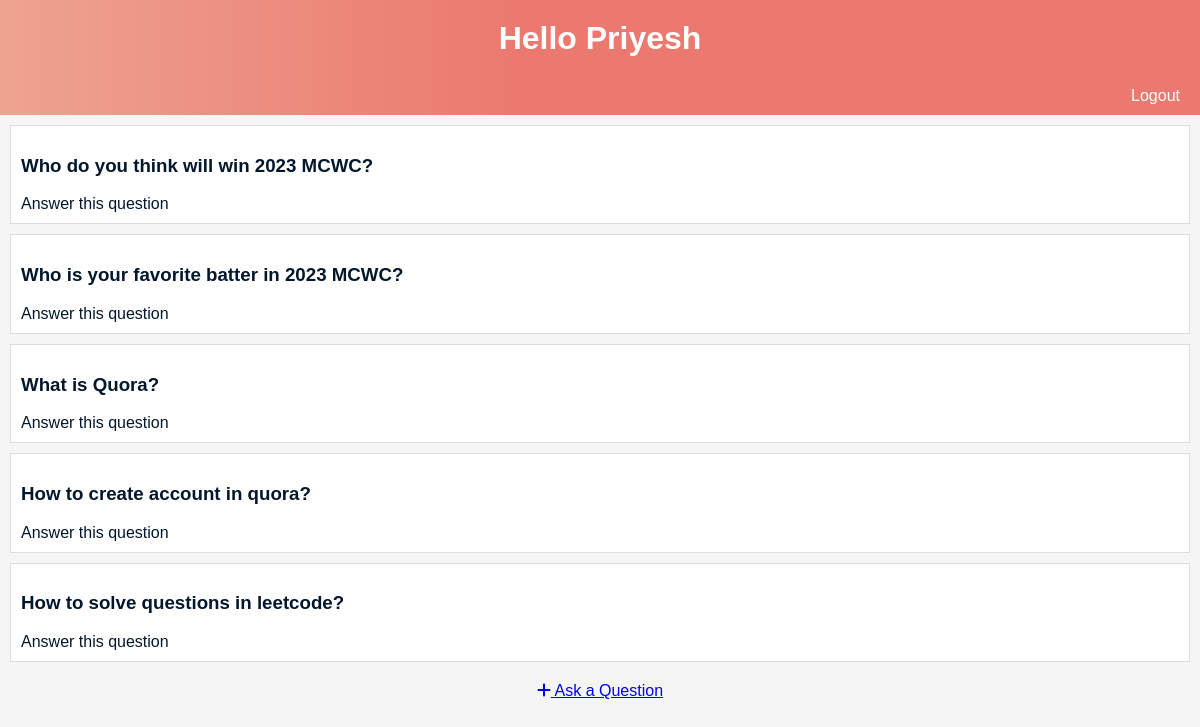
Page /questions/ (signed in) on the committed database.
### quora_app/models.py (models this page shows)
class Question(models.Model):
    title = models.CharField(max_length=200)
    user = models.ForeignKey(User, on_delete=models.CASCADE)
    created_at = models.DateTimeField(auto_now_add=True)

### quora_app/views.py (the view)
# urls.py: path('questions/', views.question_list, name='question_list'),
def question_list(request):
    questions = Question.objects.all()
    return render(request, 'question_list.html', {'questions': questions})

### quora_app/templates/question_list.html (shortened to what this page needs)
<!DOCTYPE html>
<html>
<head>
    <link rel="stylesheet" href="https://cdnjs.cloudflare.com/ajax/libs/font-awesome/6.3.0/css/all.min.css">
</head>
<body>
<h1>Hello {{ request.user|title }}</h1>
<div id="navigation">
    {% if user.is_authenticated %}
        <a href="{% url 'user_logout' %}">Logout</a>
    {% else %}
        <a href="{% url 'user_login' %}">Login</a>
        <a href="{% url 'user_register' %}">Register</a>
    {% endif %}
</div>
{% for question in questions %}
    <div class="task-wrapper">
        <div class="task-title">
            <h3><a class="task-link" href="{% url 'question_detail' question.id %}">{{ question.title }}</a></h3>
        </div>
        <a class="task-link" href="{% url 'answer_question' question.id %}">Answer this question</a>
    </div>
{% endfor %}
<div class="ask-button">
    <a href="{% url 'ask_question' %}" class="btn btn-primary"><i class="fas fa-plus"></i> Ask a Question</a>
</div>
</body>
</html>

### quora_app/templates/question_list.html (style rules this page uses)
body { font-family: Arial, sans-serif; margin: 0; padding: 0; background-color: #f5f5f5; }
h1 { text-align: center; background: linear-gradient(90deg, #EEA390 0%, #EB796F 43%, #EB796F 100%); color: #fff; padding: 20px; margin: 0; }
#navigation { background: linear-gradient(90deg, #EEA390 0%, #EB796F 43%, #EB796F 100%); color: #fff; padding: 10px; text-align: right; }
#navigation a { text-decoration: none; color: #fff; margin: 10px; }
.task-wrapper { background-color: #fff; margin: 10px; padding: 10px; border: 1px solid #ddd; }
.task-title { margin-bottom: 10px; }
.task-link { text-decoration: none; color: #02172b; }
.ask-button { text-align: center; margin: 20px 0; }

### rows in the picture
Question: title "Who do you think will win 2023 MCWC?"
Question: title "Who is your favorite batter in 2023 MCWC?"
Question: title "What is Quora?"
Question: title "How to create account in quora?"
Question: title "How to solve questions in leetcode?"

### other values in the picture
{{ request.user|title }} "Priyesh"
